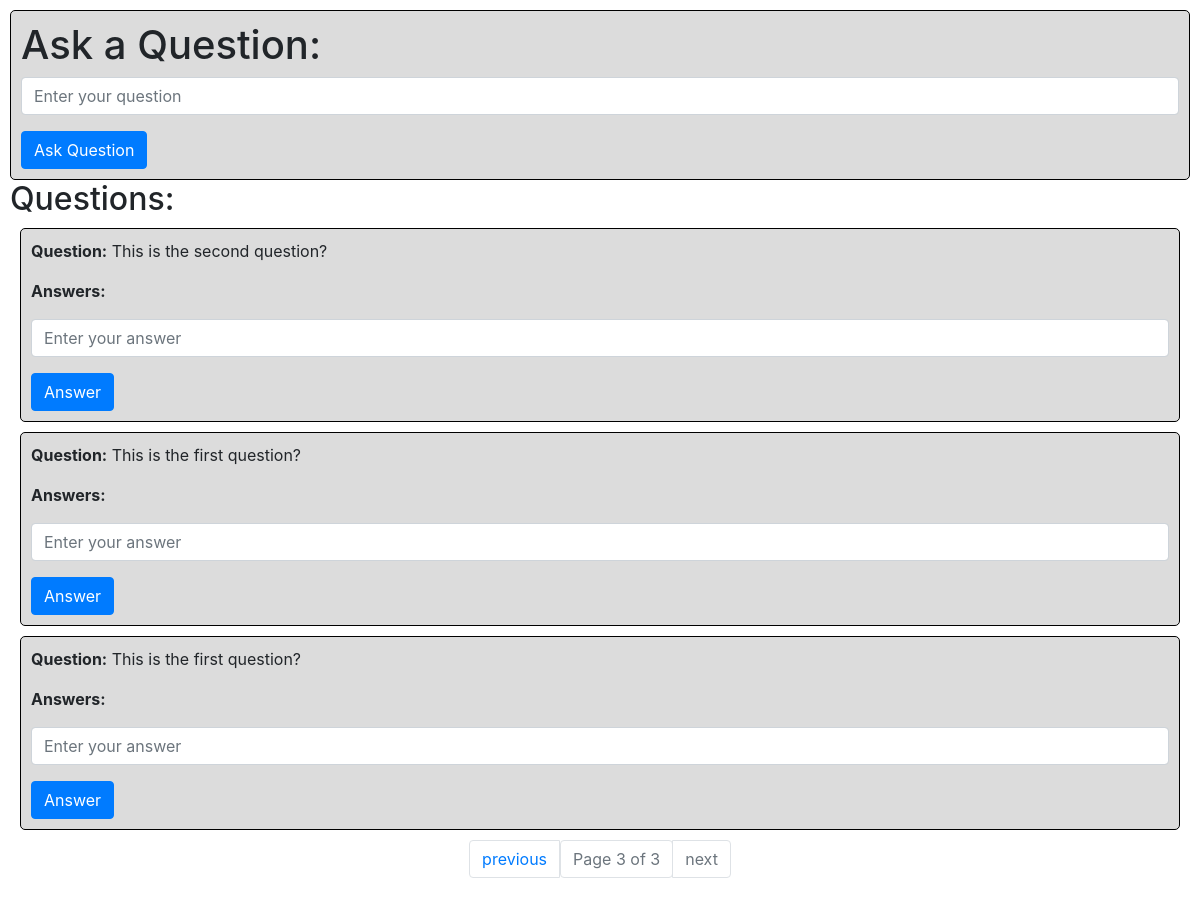
/?page=3, run on the app's committed database.
### questions/models.py (models this page shows)
class Question(models.Model):
    description = models.TextField()
    created_at = models.DateTimeField(auto_now_add=True)

### questions/views.py (the view)
# urls.py: path("", views.index, name="index"),
def index(request):
    questions = Question.objects.all().order_by('-created_at')
    paginator = Paginator(questions, 5)
    page_number = request.GET.get('page')
    page_obj = paginator.get_page(page_number)
    return render(request, "questions/index.html", {
        "questions": page_obj
    })

### questions/templates/questions/index.html (shortened to what this page needs)
{% load static %}
<!DOCTYPE html>
<html lang="en">
    <head>
        <link rel="stylesheet" href="https://stackpath.bootstrapcdn.com/bootstrap/4.4.1/css/bootstrap.min.css">
        <link href="{% static 'questions/styles.css' %}" rel="stylesheet">
    </head>
    <body>
        <div class="ask">
            <h1>Ask a Question:</h1>
            <form action="{% url 'question' %}" method="post">
                <div class="form-group">
                    <input class="form-control" autofocus type="text" name="question" placeholder="Enter your question">
                </div>
                <input class="btn btn-primary" type="submit" value="Ask Question">
            </form>
        </div>
        <h2>Questions:</h2>
        {% for question in questions %}
            <div class="question" data-question-id="{{ question.id }}">
                <p><b>Question:</b> {{ question.description }}</p>
                <p><b>Answers:</b></p>
                <form action="{% url 'answer' question.id %}" method="post">
                    <div class="form-group">
                        <input class="form-control" autofocus type="text" name="answer" placeholder="Enter your answer" id="answer">
                    </div>
                    <input class="btn btn-primary" type="submit" value="Answer" id="submit-answer">
                </form>
            </div>
        {% endfor %}
        <div class="pagination">
            <span class="step-links">
                <ul class="pagination">
                    {% if questions.has_previous %}
                        <li class="page-item"><a href="?page={{ questions.previous_page_number }}" class="page-link">previous</a></li>
                    {% else %}
                        <li class="page-item disabled"><a href="#" class="page-link">previous</a></li>
                    {% endif %}
                    <span class="current">
                        <li class="page-item disabled"><a href="#" class="page-link">Page {{ questions.number }} of {{ questions.paginator.num_pages }}</a></li>
                    </span>
                    {% if questions.has_next %}
                        <li class="page-item"><a href="?page={{ questions.next_page_number }}" class="page-link">next</a></li>
                    {% else %}
                        <li class="page-item disabled"><a href="#" class="page-link">next</a></li>
                    {% endif %}
                </ul>
            </span>
        </div>
    </body>
</html>

### questions/static/questions/styles.css (style rules this page uses)
body { margin: 10px; }
.ask, .question, .answer { border: 1px solid black; border-radius: 5px; padding: 10px; }
.ask, .question { background-color: gainsboro; }
.question { margin: 10px; }
.pagination { display: flex; justify-content: center; }

### data on the page
Question: description "This is the second question?"
Question: description "This is the first question?"
Question: description "This is the first question?"

### other printed values
{{ questions.number }} "3"
{{ questions.paginator.num_pages }} "3"
